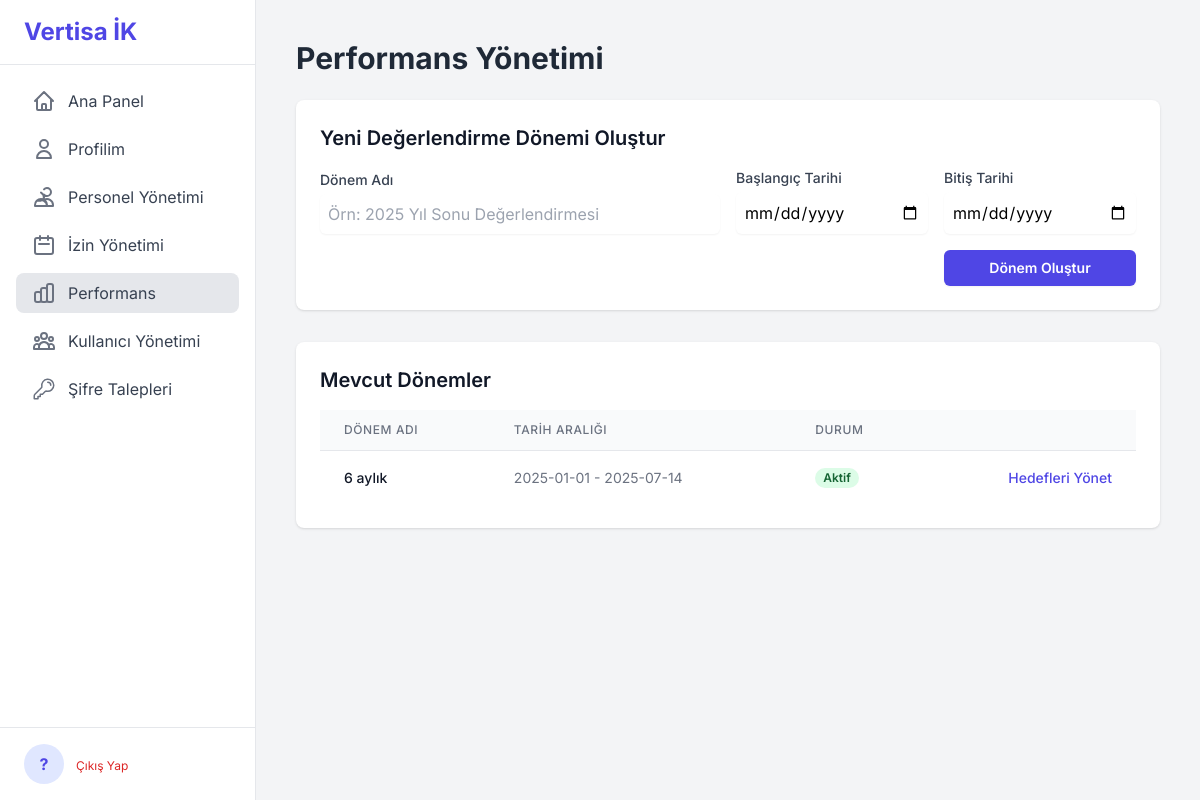
Before: /performance (signed in) with the older database file.
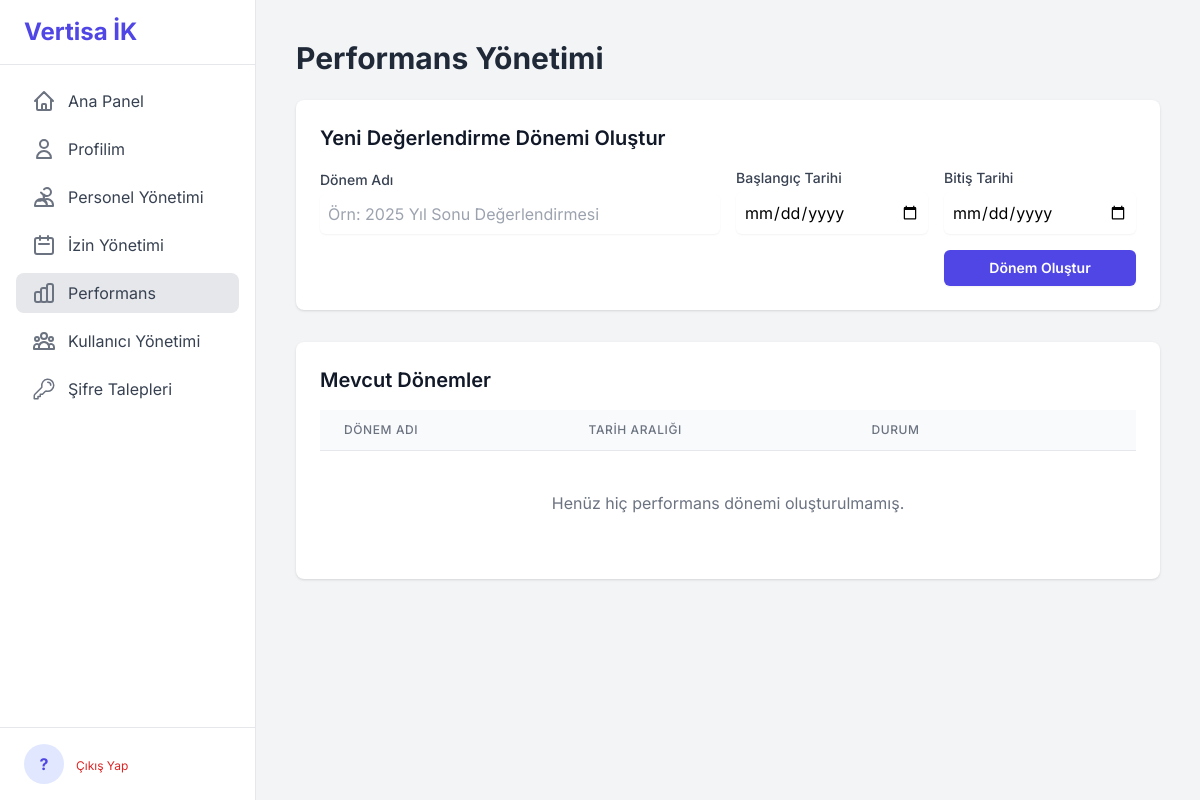
After: the same page with the newer database file.
### tables this page shows
CREATE TABLE degerlendirme_donemleri (id INTEGER PRIMARY KEY AUTOINCREMENT, donem_adi TEXT NOT NULL, baslangic_tarihi TEXT NOT NULL, bitis_tarihi TEXT NOT NULL, durum TEXT NOT NULL DEFAULT "Aktif");

### main.py (the view, shortened to what this page needs)
@app.route('/performance', methods=['GET', 'POST'])
@login_required
@admin_required
def performance_management():
    db = get_db()
    periods = db.execute("SELECT * FROM degerlendirme_donemleri ORDER BY baslangic_tarihi DESC").fetchall()
    return render_template('performance_management.html', periods=periods)

### main.py (called while the page is built)
def get_db():
    db = getattr(g, '_database', None)
    if db is None:
        db = g._database = sqlite3.connect(DATABASE)
        db.row_factory = sqlite3.Row
    return db

@app.teardown_appcontext
def close_connection(exception):
    db = getattr(g, '_database', None)
    if db is not None:
        db.close()

def login_required(f):
    @wraps(f)
    def decorated_function(*args, **kwargs):
        if "user_id" not in session:
            flash("Bu sayfayı görüntülemek için lütfen giriş yapın.", "warning")
            return redirect(url_for('login'))
        return f(*args, **kwargs)
    return decorated_function

def admin_required(f):
    @wraps(f)
    def decorated_function(*args, **kwargs):
        if session.get('role') != 'admin':
            flash("Bu sayfaya erişim yetkiniz bulunmamaktadır.", "danger")
            return redirect(url_for('dashboard'))
        return f(*args, **kwargs)
    return decorated_function

@app.before_request
def load_common_data():
    g.pending_approvals = 0
    if session.get('role') == 'admin':
        db = get_db()
        g.pending_approvals = db.execute("SELECT COUNT(id) FROM calisanlar WHERE onay_durumu = 'Onay Bekliyor'").fetchone()[0]

### templates/performance_management.html (shortened to what this page needs)
{% extends "base.html" %}
{% block content %}
<div class="flex justify-between items-center mb-6">
    <h1 class="text-3xl font-bold text-gray-800">Performans Yönetimi</h1>
</div>
<div class="bg-white rounded-lg shadow p-6 mb-8">
    <h2 class="text-xl font-semibold text-gray-900 mb-4">Yeni Değerlendirme Dönemi Oluştur</h2>
    <form action="{{ url_for('performance_management') }}" method="POST" class="grid grid-cols-1 md:grid-cols-4 gap-4 items-end">
        <div class="md:col-span-2">
            <label for="donem_adi" class="block text-sm font-medium text-gray-700">Dönem Adı</label>
            <input type="text" name="donem_adi" id="donem_adi" required placeholder="Örn: 2025 Yıl Sonu Değerlendirmesi" class="mt-1 block w-full rounded-md border-gray-300 shadow-sm p-2">
        </div>
        <div>
            <label for="baslangic_tarihi" class="block text-sm font-medium text-gray-700">Başlangıç Tarihi</label>
            <input type="date" name="baslangic_tarihi" id="baslangic_tarihi" required class="mt-1 block w-full rounded-md border-gray-300 shadow-sm p-2">
        </div>
        <div>
            <label for="bitis_tarihi" class="block text-sm font-medium text-gray-700">Bitiş Tarihi</label>
            <input type="date" name="bitis_tarihi" id="bitis_tarihi" required class="mt-1 block w-full rounded-md border-gray-300 shadow-sm p-2">
        </div>
        <div class="md:col-start-4">
            <button type="submit" class="w-full rounded-md bg-indigo-600 px-4 py-2 text-sm font-semibold text-white shadow-sm hover:bg-indigo-500">Dönem Oluştur</button>
        </div>
    </form>
</div>
<div class="bg-white rounded-lg shadow p-6">
    <h2 class="text-xl font-semibold text-gray-900 mb-4">Mevcut Dönemler</h2>
    <div class="overflow-x-auto">
        <table class="min-w-full divide-y divide-gray-200">
            <thead class="bg-gray-50">
                <tr>
                    <th scope="col" class="px-6 py-3 text-left text-xs font-medium text-gray-500 uppercase tracking-wider">Dönem Adı</th>
                    <th scope="col" class="px-6 py-3 text-left text-xs font-medium text-gray-500 uppercase tracking-wider">Tarih Aralığı</th>
                    <th scope="col" class="px-6 py-3 text-left text-xs font-medium text-gray-500 uppercase tracking-wider">Durum</th>
                    <th scope="col" class="relative px-6 py-3">
                    </th>
                </tr>
            </thead>
            <tbody class="bg-white divide-y divide-gray-200">
                {% for period in periods %}
                <tr class="hover:bg-gray-50">
                    <td class="px-6 py-4 whitespace-nowrap text-sm font-medium text-gray-900">{{ period.donem_adi }}</td>
                    <td class="px-6 py-4 whitespace-nowrap text-sm text-gray-500">{{ period.baslangic_tarihi }} - {{ period.bitis_tarihi }}</td>
                    <td class="px-6 py-4 whitespace-nowrap text-sm">
                        {% if period.durum == 'Aktif' %}
                            <span class="px-2 inline-flex text-xs leading-5 font-semibold rounded-full bg-green-100 text-green-800">Aktif</span>
                        {% else %}
                            <span class="px-2 inline-flex text-xs leading-5 font-semibold rounded-full bg-gray-100 text-gray-800">Tamamlandı</span>
                        {% endif %}
                    </td>
                    <td class="px-6 py-4 whitespace-nowrap text-right text-sm font-medium">
                        <a href="{{ url_for('performance_period_detail', period_id=period.id) }}" class="text-indigo-600 hover:text-indigo-900">Hedefleri Yönet</a>
                    </td>
                </tr>
                {% else %}
                <tr>
                    <td colspan="4" class="text-center py-10 text-gray-500">
                        Henüz hiç performans dönemi oluşturulmamış.
                    </td>
                </tr>
                {% endfor %}
            </tbody>
        </table>
    </div>
</div>
{% endblock %}

### templates/base.html (shortened to what this page needs)
<!DOCTYPE html>
<html lang="tr" class="h-full bg-gray-100">
<head>
    <script src="https://cdn.tailwindcss.com"></script>
</head>
<body class="h-full">
    <div class="flex h-full">
        <div class="w-64 flex flex-col bg-white border-r border-gray-200">
            <div class="px-6 py-4 border-b border-gray-200">
                <h1 class="text-2xl font-bold text-indigo-600">Vertisa İK</h1>
            </div>
            <nav class="flex-1 px-4 py-4 space-y-2">
                <a href="{{ url_for('dashboard') }}" class="flex items-center px-4 py-2 text-gray-700 rounded-lg {% if 'dashboard' in request.endpoint %}bg-gray-200{% else %}hover:bg-gray-100{% endif %}">
                    <svg class="h-6 w-6 mr-3 text-gray-500" fill="none" viewBox="0 0 24 24" stroke="currentColor"><path stroke-linecap="round" stroke-linejoin="round" stroke-width="2" d="M3 12l2-2m0 0l7-7 7 7M5 10v10a1 1 0 001 1h3m10-11l2 2m-2-2v10a1 1 0 01-1 1h-3m-6 0a1 1 0 001-1v-4a1 1 0 011-1h2a1 1 0 011 1v4a1 1 0 001 1m-6 0h6"/></svg>
                    Ana Panel
                </a>
                <a href="{{ url_for('profile') }}" class="flex items-center px-4 py-2 text-gray-700 rounded-lg {% if 'profile' in request.endpoint %}bg-gray-200{% else %}hover:bg-gray-100{% endif %}">
                    <svg class="h-6 w-6 mr-3 text-gray-500" fill="none" viewBox="0 0 24 24" stroke="currentColor"><path stroke-linecap="round" stroke-linejoin="round" stroke-width="2" d="M16 7a4 4 0 11-8 0 4 4 0 018 0zM12 14a7 7 0 00-7 7h14a7 7 0 00-7-7z"></path></svg>
                    Profilim
                </a>
                <a href="{{ url_for('personnel_list') }}" class="flex items-center px-4 py-2 text-gray-700 rounded-lg {% if 'personnel' in request.endpoint %}bg-gray-200{% else %}hover:bg-gray-100{% endif %}">
                    Personel Yönetimi
                </a>
                <a href="{{ url_for('leave_management') }}" class="flex items-center px-4 py-2 text-gray-700 rounded-lg {% if 'leave' in request.endpoint %}bg-gray-200{% else %}hover:bg-gray-100{% endif %}">
                    <svg class="h-6 w-6 mr-3 text-gray-500" fill="none" viewBox="0 0 24 24" stroke="currentColor"><path stroke-linecap="round" stroke-linejoin="round" stroke-width="2" d="M8 7V3m8 4V3m-9 8h10M5 21h14a2 2 0 002-2V7a2 2 0 00-2-2H5a2 2 0 00-2 2v12a2 2 0 002 2z"/></svg>
                    İzin Yönetimi
                </a>
                <a href="{{ url_for('performance_management') }}" class="flex items-center px-4 py-2 text-gray-700 rounded-lg {% if 'performance' in request.endpoint %}bg-gray-200{% else %}hover:bg-gray-100{% endif %}">
                    Performans
                </a>
                {% if session.role == 'admin' %}
                <a href="{{ url_for('user_management') }}" class="flex items-center px-4 py-2 text-gray-700 rounded-lg {% if 'user_management' in request.endpoint or 'edit_user' in request.endpoint %}bg-gray-200{% else %}hover:bg-gray-100{% endif %}">
                    Kullanıcı Yönetimi
                </a>
                <a href="{{ url_for('password_requests') }}" class="flex items-center px-4 py-2 text-gray-700 rounded-lg {% if 'password_requests' in request.endpoint %}bg-gray-200{% else %}hover:bg-gray-100{% endif %}">
                    Şifre Talepleri
                </a>
                {% endif %}
            </nav>
            <div class="px-6 py-4 border-t border-gray-200">
                {% if session.user_id %}
                <div class="flex items-center">
                    <div class="w-10 h-10 bg-indigo-100 rounded-full flex items-center justify-center font-bold text-indigo-600">
                        {{ session.ad_soyad[0]|upper if session.ad_soyad else '?' }}
                    </div>
                    <div class="ml-3">
                        <a href="{{ url_for('logout') }}" class="text-xs text-red-600 hover:underline">Çıkış Yap</a>
                    </div>
                </div>
                {% endif %}
            </div>
        </div>
        <main class="flex-1 p-6 sm:p-8 md:p-10 bg-gray-100 overflow-y-auto">
            {% block content %}{% endblock %}
        </main>
    </div>
</body>
</html>

### templates/base.html (style rules this page uses)
body { font-family: 'Inter', sans-serif; }

Changed rows visible on the page:
removed degerlendirme_donemleri: donem_adi "6 aylık", baslangic_tarihi "2025-01-01", bitis_tarihi "2025-07-14", durum "Aktif"
Other visible differences:
text now shown: "Henüz hiç performans dönemi oluşturulmamış."
